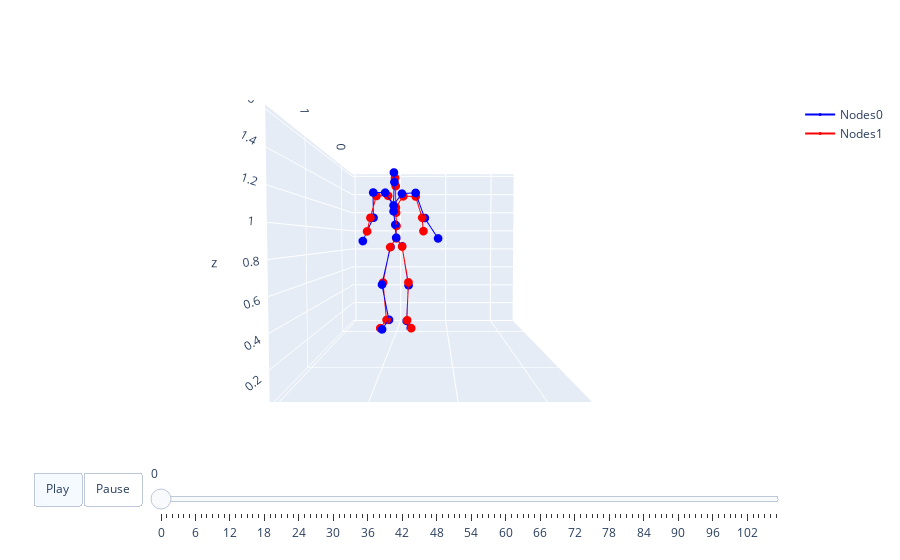

Write notebook code for a chart like this one.
### Code cell
i = 0
x = pose[i].detach().cpu().numpy()
y = pred_pose_eval[i].detach().cpu().numpy()
l = m_length[i]
caption = clip_text[i]
visualize_2motions(x, val_loader.dataset.std, val_loader.dataset.mean, args.dataname, l, y, save_path=None)

### Figure 1 — Plotly figure (JSON) as saved in the notebook; plotly's stock layout.template omitted (floating-point values rounded to 4 significant figures)
{"data": [{"marker": {"color": "blue", "size": 3}, "mode": "lines+markers", "name": "Nodes0", "type": "scatter3d", "x": [0, -0.01998, null, -0.01998, 0.1399, null, 0.1399, -0.05433, null, -0.05433, 0.06969, null, 0, -0.02083, null, -0.02083, -0.05161, null, -0.05161, -0.2235, null, -0.2235, -0.09619, null, 0, -0.0296, null, -0.0296, 0.03861, null, 0.03861, 0.05411, null, 0.05411, 0.09187, null, 0.09187, 0.1585, null, 0.05411, 0.07511, null, 0.07511, 0.04358, null, 0.04358, -0.07432, null, -0.07432, 0.03574, null, 0.05411, 0.06279, null, 0.06279, 0.04443, null, 0.04443, -0.002232, null, -0.002232, 0.1197, null], "y": [0, -0.05759, null, -0.05759, -0.1213, null, -0.1213, -0.08063, null, -0.08063, -0.1323, null, 0, 0.05568, null, 0.05568, 0.1156, null, 0.1156, 0.08343, null, 0.08343, 0.1331, null, 0, -0.01145, null, -0.01145, -0.02081, null, -0.02081, -0.01873, null, -0.01873, -0.006404, null, -0.006404, -0.003743, null, -0.01873, -0.09645, null, -0.09645, -0.2152, null, -0.2152, -0.2328, null, -0.2328, -0.319, null, -0.01873, 0.06186, null, 0.06186, 0.1919, null, 0.1919, 0.2786, null, 0.2786, 0.4065, null], "z": [0.9237, 0.8322, null, 0.8322, 0.482, null, 0.482, 0.1055, null, 0.1055, 0.04007, null, 0.9237, 0.8395, null, 0.8395, 0.4516, null, 0.4516, 0.05612, null, 0.05612, 0.0126, null, 0.9237, 1.051, null, 1.051, 1.177, null, 1.177, 1.232, null, 1.232, 1.448, null, 1.448, 1.526, null, 1.232, 1.351, null, 1.351, 1.356, null, 1.356, 1.122, null, 1.122, 0.8909, null, 1.232, 1.343, null, 1.343, 1.352, null, 1.352, 1.115, null, 1.115, 0.9163, null]}, {"marker": {"color": "red", "size": 3}, "mode": "lines+markers", "name": "Nodes1", "type": "scatter3d", "x": [0, -0.008053, null, -0.008053, 0.04599, null, 0.04599, -0.04442, null, -0.04442, 0.05895, null, 0, -0.007473, null, -0.007473, 0.04711, null, 0.04711, -0.04476, null, -0.04476, 0.05449, null, 0, -0.03353, null, -0.03353, 0.002553, null, 0.002553, 0.02211, null, 0.02211, 0.02853, null, 0.02853, 0.08902, null, 0.02211, 0.01935, null, 0.01935, 0.02092, null, 0.02092, 0.0009425, null, 0.0009425, 0.1046, null, 0.02211, 0.01958, null, 0.01958, 0.02145, null, 0.02145, 0.002031, null, 0.002031, 0.1045, null], "y": [0, -0.06009, null, -0.06009, -0.1236, null, -0.1236, -0.1031, null, -0.1031, -0.1516, null, 0, 0.05658, null, 0.05658, 0.1209, null, 0.1209, 0.1008, null, 0.1008, 0.1472, null, 0, -9.028e-05, null, -9.028e-05, -0.0002836, null, -0.0002836, -0.0003177, null, -0.0003177, -0.0005934, null, -0.0005934, -0.0006823, null, -0.0003177, -0.07534, null, -0.07534, -0.1877, null, -0.1877, -0.2502, null, -0.2502, -0.2647, null, -0.0003177, 0.07132, null, 0.07132, 0.1917, null, 0.1917, 0.2535, null, 0.2535, 0.2678, null], "z": [0.9175, 0.8308, null, 0.8308, 0.4899, null, 0.4899, 0.1067, null, 0.1067, 0.04926, null, 0.9175, 0.8362, null, 0.8362, 0.4923, null, 0.4923, 0.103, null, 0.103, 0.04784, null, 0.9175, 1.039, null, 1.039, 1.166, null, 1.166, 1.214, null, 1.214, 1.421, null, 1.421, 1.488, null, 1.214, 1.328, null, 1.328, 1.326, null, 1.326, 1.117, null, 1.117, 0.9829, null, 1.214, 1.323, null, 1.323, 1.321, null, 1.321, 1.118, null, 1.118, 0.985, null]}], "layout": {"scene": {"aspectmode": "manual", "aspectratio": {"x": 2.089, "y": 1.778, "z": 1.623}, "camera": {"eye": {"x": 3, "y": 0, "z": 0.1}}, "xaxis": {"range": [-0.4884, 1.601]}, "yaxis": {"range": [-0.5293, 1.249]}, "zaxis": {"range": [-9.505e-10, 1.623]}}, "sliders": [{"len": 0.9, "pad": {"b": 10, "t": 60}, "steps": [{"args": [["frame0"], {"frame": {"duration": 0}, "fromcurrent": true, "mode": "immediate", "transition": {"duration": 0, "easing": "linear"}}], "label": "0", "method": "animate"}, {"args": [["frame1"], {"frame": {"duration": 0}, "fromcurrent": true, "mode": "immediate", "transition": {"duration": 0, "easing": "linear"}}], "label": "1", "method": "animate"}, {"args": [["frame2"], {"frame": {"duration": 0}, "fromcurrent": true, "mode": "immediate", "transition": {"duration": 0, "easing": "linear"}}], "label": "2", "method": "animate"}, {"args": [["frame3"], {"frame": {"duration": 0}, "fromcurrent": true, "mode": "immediate", "transition": {"duration": 0, "easing": "linear"}}], "label": "3", "method": "animate"}, {"args": [["frame4"], {"frame": {"duration": 0}, "fromcurrent": true, "mode": "immediate", "transition": {"duration": 0, "easing": "linear"}}], "label": "4", "method": "animate"}, {"args": [["frame5"], {"frame": {"duration": 0}, "fromcurrent": true, "mode": "immediate", "transition": {"duration": 0, "easing": "linear"}}], "label": "5", "method": "animate"}, {"args": [["frame6"], {"frame": {"duration": 0}, "fromcurrent": true, "mode": "immediate", "transition": {"duration": 0, "easing": "linear"}}], "label": "6", "method": "animate"}, {"args": [["frame7"], {"frame": {"duration": 0}, "fromcurrent": true, "mode": "immediate", "transition": {"duration": 0, "easing": "linear"}}], "label": "7", "method": "animate"}, {"args": [["frame8"], {"frame": {"duration": 0}, "fromcurrent": true, "mode": "immediate", "transition": {"duration": 0, "easing": "linear"}}], "label": "8", "method": "animate"}, {"args": [["frame9"], {"frame": {"duration": 0}, "fromcurrent": true, "mode": "immediate", "transition": {"duration": 0, "easing": "linear"}}], "label": "9", "method": "animate"}, {"args": [["frame10"], {"frame": {"duration": 0}, "fromcurrent": true, "mode": "immediate", "transition": {"duration": 0, "easing": "linear"}}], "label": "10", "method": "animate"}, {"args": [["frame11"], {"frame": {"duration": 0}, "fromcurrent": true, "mode": "immediate", "transition": {"duration": 0, "easing": "linear"}}], "label": "11", "method": "animate"}, {"args": [["frame12"], {"frame": {"duration": 0}, "fromcurrent": true, "mode": "immediate", "transition": {"duration": 0, "easing": "linear"}}], "label": "12", "method": "animate"}, {"args": [["frame13"], {"frame": {"duration": 0}, "fromcurrent": true, "mode": "immediate", "transition": {"duration": 0, "easing": "linear"}}], "label": "13", "method": "animate"}, {"args": [["frame14"], {"frame": {"duration": 0}, "fromcurrent": true, "mode": "immediate", "transition": {"duration": 0, "easing": "linear"}}], "label": "14", "method": "animate"}, {"args": [["frame15"], {"frame": {"duration": 0}, "fromcurrent": true, "mode": "immediate", "transition": {"duration": 0, "easing": "linear"}}], "label": "15", "method": "animate"}, {"args": [["frame16"], {"frame": {"duration": 0}, "fromcurrent": true, "mode": "immediate", "transition": {"duration": 0, "easing": "linear"}}], "label": "16", "method": "animate"}, {"args": [["frame17"], {"frame": {"duration": 0}, "fromcurrent": true, "mode": "immediate", "transition": {"duration": 0, "easing": "linear"}}], "label": "17", "method": "animate"}, {"args": [["frame18"], {"frame": {"duration": 0}, "fromcurrent": true, "mode": "immediate", "transition": {"duration": 0, "easing": "linear"}}], "label": "18", "method": "animate"}, {"args": [["frame19"], {"frame": {"duration": 0}, "fromcurrent": true, "mode": "immediate", "transition": {"duration": 0, "easing": "linear"}}], "label": "19", "method": "animate"}, {"args": [["frame20"], {"frame": {"duration": 0}, "fromcurrent": true, "mode": "immediate", "transition": {"duration": 0, "easing": "linear"}}], "label": "20", "method": "animate"}, {"args": [["frame21"], {"frame": {"duration": 0}, "fromcurrent": true, "mode": "immediate", "transition": {"duration": 0, "easing": "linear"}}], "label": "21", "method": "animate"}, {"args": [["frame22"], {"frame": {"duration": 0}, "fromcurrent": true, "mode": "immediate", "transition": {"duration": 0, "easing": "linear"}}], "label": "22", "method": "animate"}, {"args": [["frame23"], {"frame": {"duration": 0}, "fromcurrent": true, "mode": "immediate", "transition": {"duration": 0, "easing": "linear"}}], "label": "23", "method": "animate"}, {"args": [["frame24"], {"frame": {"duration": 0}, "fromcurrent": true, "mode": "immediate", "transition": {"duration": 0, "easing": "linear"}}], "label": "24", "method": "animate"}, {"args": [["frame25"], {"frame": {"duration": 0}, "fromcurrent": true, "mode": "immediate", "transition": {"duration": 0, "easing": "linear"}}], "label": "25", "method": "animate"}, {"args": [["frame26"], {"frame": {"duration": 0}, "fromcurrent": true, "mode": "immediate", "transition": {"duration": 0, "easing": "linear"}}], "label": "26", "method": "animate"}, {"args": [["frame27"], {"frame": {"duration": 0}, "fromcurrent": true, "mode": "immediate", "transition": {"duration": 0, "easing": "linear"}}], "label": "27", "method": "animate"}, {"args": [["frame28"], {"frame": {"duration": 0}, "fromcurrent": true, "mode": "immediate", "transition": {"duration": 0, "easing": "linear"}}], "label": "28", "method": "animate"}, {"args": [["frame29"], {"frame": {"duration": 0}, "fromcurrent": true, "mode": "immediate", "transition": {"duration": 0, "easing": "linear"}}], "label": "29", "method": "animate"}, {"args": [["frame30"], {"frame": {"duration": 0}, "fromcurrent": true, "mode": "immediate", "transition": {"duration": 0, "easing": "linear"}}], "label": "30", "method": "animate"}, {"args": [["frame31"], {"frame": {"duration": 0}, "fromcurrent": true, "mode": "immediate", "transition": {"duration": 0, "easing": "linear"}}], "label": "31", "method": "animate"}, {"args": [["frame32"], {"frame": {"duration": 0}, "fromcurrent": true, "mode": "immediate", "transition": {"duration": 0, "easing": "linear"}}], "label": "32", "method": "animate"}, {"args": [["frame33"], {"frame": {"duration": 0}, "fromcurrent": true, "mode": "immediate", "transition": {"duration": 0, "easing": "linear"}}], "label": "33", "method": "animate"}, {"args": [["frame34"], {"frame": {"duration": 0}, "fromcurrent": true, "mode": "immediate", "transition": {"duration": 0, "easing": "linear"}}], "label": "34", "method": "animate"}, {"args": [["frame35"], {"frame": {"duration": 0}, "fromcurrent": true, "mode": "immediate", "transition": {"duration": 0, "easing": "linear"}}], "label": "35", "method": "animate"}, {"args": [["frame36"], {"frame": {"duration": 0}, "fromcurrent": true, "mode": "immediate", "transition": {"duration": 0, "easing": "linear"}}], "label": "36", "method": "animate"}, {"args": [["frame37"], {"frame": {"duration": 0}, "fromcurrent": true, "mode": "immediate", "transition": {"duration": 0, "easing": "linear"}}], "label": "37", "method": "animate"}, {"args": [["frame38"], {"frame": {"duration": 0}, "fromcurrent": true, "mode": "immediate", "transition": {"duration": 0, "easing": "linear"}}], "label": "38", "method": "animate"}, {"args": [["frame39"], {"frame": {"duration": 0}, "fromcurrent": true, "mode": "immediate", "transition": {"duration": 0, "easing": "linear"}}], "label": "39", "method": "animate"}, {"args": [["frame40"], {"frame": {"duration": 0}, "fromcurrent": true, "mode": "immediate", "transition": {"duration": 0, "easing": "linear"}}], "label": "40", "method": "animate"}, {"args": [["frame41"], {"frame": {"duration": 0}, "fromcurrent": true, "mode": "immediate", "transition": {"duration": 0, "easing": "linear"}}], "label": "41", "method": "animate"}, {"args": [["frame42"], {"frame": {"duration": 0}, "fromcurrent": true, "mode": "immediate", "transition": {"duration": 0, "easing": "linear"}}], "label": "42", "method": "animate"}, {"args": [["frame43"], {"frame": {"duration": 0}, "fromcurrent": true, "mode": "immediate", "transition": {"duration": 0, "easing": "linear"}}], "label": "43", "method": "animate"}, {"args": [["frame44"], {"frame": {"duration": 0}, "fromcurrent": true, "mode": "immediate", "transition": {"duration": 0, "easing": "linear"}}], "label": "44", "method": "animate"}, {"args": [["frame45"], {"frame": {"duration": 0}, "fromcurrent": true, "mode": "immediate", "transition": {"duration": 0, "easing": "linear"}}], "label": "45", "method": "animate"}, {"args": [["frame46"], {"frame": {"duration": 0}, "fromcurrent": true, "mode": "immediate", "transition": {"duration": 0, "easing": "linear"}}], "label": "46", "method": "animate"}, {"args": [["frame47"], {"frame": {"duration": 0}, "fromcurrent": true, "mode": "immediate", "transition": {"duration": 0, "easing": "linear"}}], "label": "47", "method": "animate"}, {"args": [["frame48"], {"frame": {"duration": 0}, "fromcurrent": true, "mode": "immediate", "transition": {"duration": 0, "easing": "linear"}}], "label": "48", "method": "animate"}, {"args": [["frame49"], {"frame": {"duration": 0}, "fromcurrent": true, "mode": "immediate", "transition": {"duration": 0, "easing": "linear"}}], "label": "49", "method": "animate"}, {"args": [["frame50"], {"frame": {"duration": 0}, "fromcurrent": true, "mode": "immediate", "transition": {"duration": 0, "easing": "linear"}}], "label": "50", "method": "animate"}, {"args": [["frame51"], {"frame": {"duration": 0}, "fromcurrent": true, "mode": "immediate", "transition": {"duration": 0, "easing": "linear"}}], "label": "51", "method": "animate"}, {"args": [["frame52"], {"frame": {"duration": 0}, "fromcurrent": true, "mode": "immediate", "transition": {"duration": 0, "easing": "linear"}}], "label": "52", "method": "animate"}, {"args": [["frame53"], {"frame": {"duration": 0}, "fromcurrent": true, "mode": "immediate", "transition": {"duration": 0, "easing": "linear"}}], "label": "53", "method": "animate"}, {"args": [["frame54"], {"frame": {"duration": 0}, "fromcurrent": true, "mode": "immediate", "transition": {"duration": 0, "easing": "linear"}}], "label": "54", "method": "animate"}, {"args": [["frame55"], {"frame": {"duration": 0}, "fromcurrent": true, "mode": "immediate", "transition": {"duration": 0, "easing": "linear"}}], "label": "55", "method": "animate"}, {"args": [["frame56"], {"frame": {"duration": 0}, "fromcurrent": true, "mode": "immediate", "transition": {"duration": 0, "easing": "linear"}}], "label": "56", "method": "animate"}, {"args": [["frame57"], {"frame": {"duration": 0}, "fromcurrent": true, "mode": "immediate", "transition": {"duration": 0, "easing": "linear"}}], "label": "57", "method": "animate"}, {"args": [["frame58"], {"frame": {"duration": 0}, "fromcurrent": true, "mode": "immediate", "transition": {"duration": 0, "easing": "linear"}}], "label": "58", "method": "animate"}, {"args": [["frame59"], {"frame": {"duration": 0}, "fromcurrent": true, "mode": "immediate", "transition": {"duration": 0, "easing": "linear"}}], "label": "59", "method": "animate"}, {"args": [["frame60"], {"frame": {"duration": 0}, "fromcurrent": true, "mode": "immediate", "transition": {"duration": 0, "easing": "linear"}}], "label": "60", "method": "animate"}, {"args": [["frame61"], {"frame": {"duration": 0}, "fromcurrent": true, "mode": "immediate", "transition": {"duration": 0, "easing": "linear"}}], "label": "61", "method": "animate"}, {"args": [["frame62"], {"frame": {"duration": 0}, "fromcurrent": true, "mode": "immediate", "transition": {"duration": 0, "easing": "linear"}}], "label": "62", "method": "animate"}, {"args": [["frame63"], {"frame": {"duration": 0}, "fromcurrent": true, "mode": "immediate", "transition": {"duration": 0, "easing": "linear"}}], "label": "63", "method": "animate"}, {"args": [["frame64"], {"frame": {"duration": 0}, "fromcurrent": true, "mode": "immediate", "transition": {"duration": 0, "easing": "linear"}}], "label": "64", "method": "animate"}, {"args": [["frame65"], {"frame": {"duration": 0}, "fromcurrent": true, "mode": "immediate", "transition": {"duration": 0, "easing": "linear"}}], "label": "65", "method": "animate"}, {"args": [["frame66"], {"frame": {"duration": 0}, "fromcurrent": true, "mode": "immediate", "transition": {"duration": 0, "easing": "linear"}}], "label": "66", "method": "animate"}, {"args": [["frame67"], {"frame": {"duration": 0}, "fromcurrent": true, "mode": "immediate", "transition": {"duration": 0, "easing": "linear"}}], "label": "67", "method": "animate"}, {"args": [["frame68"], {"frame": {"duration": 0}, "fromcurrent": true, "mode": "immediate", "transition": {"duration": 0, "easing": "linear"}}], "label": "68", "method": "animate"}, {"args": [["frame69"], {"frame": {"duration": 0}, "fromcurrent": true, "mode": "immediate", "transition": {"duration": 0, "easing": "linear"}}], "label": "69", "method": "animate"}, {"args": [["frame70"], {"frame": {"duration": 0}, "fromcurrent": true, "mode": "immediate", "transition": {"duration": 0, "easing": "linear"}}], "label": "70", "method": "animate"}, {"args": [["frame71"], {"frame": {"duration": 0}, "fromcurrent": true, "mode": "immediate", "transition": {"duration": 0, "easing": "linear"}}], "label": "71", "method": "animate"}, {"args": [["frame72"], {"frame": {"duration": 0}, "fromcurrent": true, "mode": "immediate", "transition": {"duration": 0, "easing": "linear"}}], "label": "72", "method": "animate"}, {"args": [["frame73"], {"frame": {"duration": 0}, "fromcurrent": true, "mode": "immediate", "transition": {"duration": 0, "easing": "linear"}}], "label": "73", "method": "animate"}, {"args": [["frame74"], {"frame": {"duration": 0}, "fromcurrent": true, "mode": "immediate", "transition": {"duration": 0, "easing": "linear"}}], "label": "74", "method": "animate"}, {"args": [["frame75"], {"frame": {"duration": 0}, "fromcurrent": true, "mode": "immediate", "transition": {"duration": 0, "easing": "linear"}}], "label": "75", "method": "animate"}, {"args": [["frame76"], {"frame": {"duration": 0}, "fromcurrent": true, "mode": "immediate", "transition": {"duration": 0, "easing": "linear"}}], "label": "76", "method": "animate"}, {"args": [["frame77"], {"frame": {"duration": 0}, "fromcurrent": true, "mode": "immediate", "transition": {"duration": 0, "easing": "linear"}}], "label": "77", "method": "animate"}, {"args": [["frame78"], {"frame": {"duration": 0}, "fromcurrent": true, "mode": "immediate", "transition": {"duration": 0, "easing": "linear"}}], "label": "78", "method": "animate"}, {"args": [["frame79"], {"frame": {"duration": 0}, "fromcurrent": true, "mode": "immediate", "transition": {"duration": 0, "easing": "linear"}}], "label": "79", "method": "animate"}, {"args": [["frame80"], {"frame": {"duration": 0}, "fromcurrent": true, "mode": "immediate", "transition": {"duration": 0, "easing": "linear"}}], "label": "80", "method": "animate"}, {"args": [["frame81"], {"frame": {"duration": 0}, "fromcurrent": true, "mode": "immediate", "transition": {"duration": 0, "easing": "linear"}}], "label": "81", "method": "animate"}, {"args": [["frame82"], {"frame": {"duration": 0}, "fromcurrent": true, "mode": "immediate", "transition": {"duration": 0, "easing": "linear"}}], "label": "82", "method": "animate"}, {"args": [["frame83"], {"frame": {"duration": 0}, "fromcurrent": true, "mode": "immediate", "transition": {"duration": 0, "easing": "linear"}}], "label": "83", "method": "animate"}, {"args": [["frame84"], {"frame": {"duration": 0}, "fromcurrent": true, "mode": "immediate", "transition": {"duration": 0, "easing": "linear"}}], "label": "84", "method": "animate"}, {"args": [["frame85"], {"frame": {"duration": 0}, "fromcurrent": true, "mode": "immediate", "transition": {"duration": 0, "easing": "linear"}}], "label": "85", "method": "animate"}, {"args": [["frame86"], {"frame": {"duration": 0}, "fromcurrent": true, "mode": "immediate", "transition": {"duration": 0, "easing": "linear"}}], "label": "86", "method": "animate"}, {"args": [["frame87"], {"frame": {"duration": 0}, "fromcurrent": true, "mode": "immediate", "transition": {"duration": 0, "easing": "linear"}}], "label": "87", "method": "animate"}, {"args": [["frame88"], {"frame": {"duration": 0}, "fromcurrent": true, "mode": "immediate", "transition": {"duration": 0, "easing": "linear"}}], "label": "88", "method": "animate"}, {"args": [["frame89"], {"frame": {"duration": 0}, "fromcurrent": true, "mode": "immediate", "transition": {"duration": 0, "easing": "linear"}}], "label": "89", "method": "animate"}, {"args": [["frame90"], {"frame": {"duration": 0}, "fromcurrent": true, "mode": "immediate", "transition": {"duration": 0, "easing": "linear"}}], "label": "90", "method": "animate"}, {"args": [["frame91"], {"frame": {"duration": 0}, "fromcurrent": true, "mode": "immediate", "transition": {"duration": 0, "easing": "linear"}}], "label": "91", "method": "animate"}, {"args": [["frame92"], {"frame": {"duration": 0}, "fromcurrent": true, "mode": "immediate", "transition": {"duration": 0, "easing": "linear"}}], "label": "92", "method": "animate"}, {"args": [["frame93"], {"frame": {"duration": 0}, "fromcurrent": true, "mode": "immediate", "transition": {"duration": 0, "easing": "linear"}}], "label": "93", "method": "animate"}, {"args": [["frame94"], {"frame": {"duration": 0}, "fromcurrent": true, "mode": "immediate", "transition": {"duration": 0, "easing": "linear"}}], "label": "94", "method": "animate"}, {"args": [["frame95"], {"frame": {"duration": 0}, "fromcurrent": true, "mode": "immediate", "transition": {"duration": 0, "easing": "linear"}}], "label": "95", "method": "animate"}, {"args": [["frame96"], {"frame": {"duration": 0}, "fromcurrent": true, "mode": "immediate", "transition": {"duration": 0, "easing": "linear"}}], "label": "96", "method": "animate"}, {"args": [["frame97"], {"frame": {"duration": 0}, "fromcurrent": true, "mode": "immediate", "transition": {"duration": 0, "easing": "linear"}}], "label": "97", "method": "animate"}, {"args": [["frame98"], {"frame": {"duration": 0}, "fromcurrent": true, "mode": "immediate", "transition": {"duration": 0, "easing": "linear"}}], "label": "98", "method": "animate"}, {"args": [["frame99"], {"frame": {"duration": 0}, "fromcurrent": true, "mode": "immediate", "transition": {"duration": 0, "easing": "linear"}}], "label": "99", "method": "animate"}, {"args": [["frame100"], {"frame": {"duration": 0}, "fromcurrent": true, "mode": "immediate", "transition": {"duration": 0, "easing": "linear"}}], "label": "100", "method": "animate"}, {"args": [["frame101"], {"frame": {"duration": 0}, "fromcurrent": true, "mode": "immediate", "transition": {"duration": 0, "easing": "linear"}}], "label": "101", "method": "animate"}, {"args": [["frame102"], {"frame": {"duration": 0}, "fromcurrent": true, "mode": "immediate", "transition": {"duration": 0, "easing": "linear"}}], "label": "102", "method": "animate"}, {"args": [["frame103"], {"frame": {"duration": 0}, "fromcurrent": true, "mode": "immediate", "transition": {"duration": 0, "easing": "linear"}}], "label": "103", "method": "animate"}, {"args": [["frame104"], {"frame": {"duration": 0}, "fromcurrent": true, "mode": "immediate", "transition": {"duration": 0, "easing": "linear"}}], "label": "104", "method": "animate"}, {"args": [["frame105"], {"frame": {"duration": 0}, "fromcurrent": true, "mode": "immediate", "transition": {"duration": 0, "easing": "linear"}}], "label": "105", "method": "animate"}, {"args": [["frame106"], {"frame": {"duration": 0}, "fromcurrent": true, "mode": "immediate", "transition": {"duration": 0, "easing": "linear"}}], "label": "106", "method": "animate"}, {"args": [["frame107"], {"frame": {"duration": 0}, "fromcurrent": true, "mode": "immediate", "transition": {"duration": 0, "easing": "linear"}}], "label": "107", "method": "animate"}], "x": 0.1, "y": 0}], "updatemenus": [{"buttons": [{"args": [null, {"frame": {"duration": 40}, "fromcurrent": true, "mode": "immediate", "transition": {"duration": 40, "easing": "linear"}}], "label": "Play", "method": "animate"}, {"args": [[null], {"frame": {"duration": 0}, "fromcurrent": true, "mode": "immediate", "transition": {"duration": 0, "easing": "linear"}}], "label": "Pause", "method": "animate"}], "direction": "left", "pad": {"r": 10, "t": 70}, "type": "buttons", "x": 0.1, "y": 0}]}}
